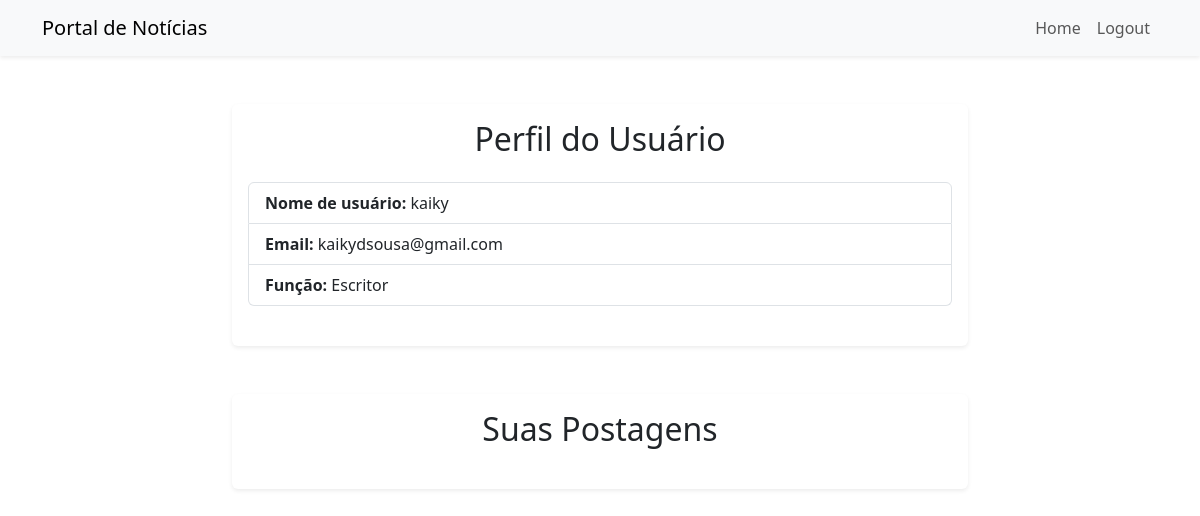
/profile/ (signed in), run on an earlier commit of the app's database.
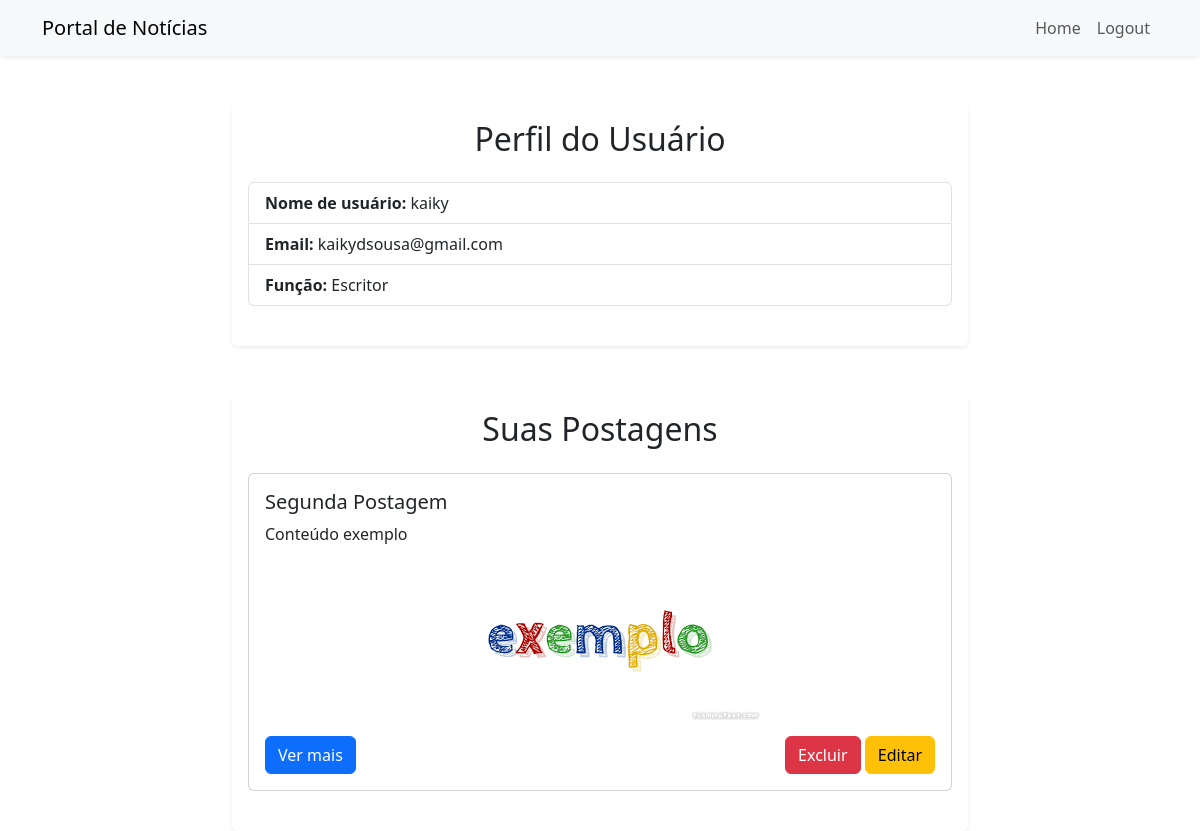
And on a later commit of the database.
### postagem/models.py (models this page shows, shortened)
class Postagem(models.Model):
    tags = models.CharField(max_length=100)
    data = models.DateTimeField(auto_now_add=True)
    titulo = models.CharField(max_length=100)
    conteudo = models.TextField()
    imagem = models.ImageField(upload_to='imagens/%Y/%m/%d', null=True, blank=True )
    autor = models.ForeignKey('home.CustomUser', on_delete=models.CASCADE)
    publicada = models.BooleanField(default=False)

### home/views.py (the view)
# urls.py: path('profile/', profile_view, name='user_profile'),
def profile_view(request):
    posts_usuario = Postagem.objects.filter(autor=request.user)
    return render(request, 'profile.html', {'user':request.user, 'postagem':Postagem.objects.all(),'post_usuario':posts_usuario})

### templates/profile.html (shortened to what this page needs)
<!DOCTYPE html>
<html lang="en">
<head>
    <link href="https://cdn.jsdelivr.net/npm/bootstrap@5.3.0-alpha1/dist/css/bootstrap.min.css" rel="stylesheet">
</head>
<body>
<nav class="navbar navbar-expand-lg navbar-light bg-light shadow-sm">
    <div class="container">
        <a class="navbar-brand" href="#">Portal de Notícias</a>
        <div class="collapse navbar-collapse" id="navbarNav">
            <ul class="navbar-nav ms-auto">
                <li class="nav-item">
                    <a class="nav-link" href="{% url 'home' %}">Home</a>
                </li>
                <li class="nav-item">
                    <a class="nav-link" href="/logout">Logout</a>
                </li>
            </ul>
        </div>
    </div>
</nav>
<div class="container mt-5">
    <div class="row justify-content-center">
        <div class="col-lg-8">
            <div class="card shadow-sm border-0">
                <div class="card-body">
                    <h2 class="card-title text-center mb-4">Perfil do Usuário</h2>
                    <ul class="list-group mb-4">
                        <li class="list-group-item"><strong>Nome de usuário:</strong> {{ user.username }}</li>
                        <li class="list-group-item"><strong>Email:</strong> {{ user.email }}</li>
                        <li class="list-group-item"><strong>Função:</strong> {{ user.role }}</li>
                    </ul>
                </div>
            </div>
        </div>
    </div>
</div>
<div class="container mt-5">
    <div class="row justify-content-center">
        <div class="col-lg-8">
            <div class="card shadow-sm border-0">
                <div class="card-body">
                    <h2 class="card-title text-center mb-4">Suas Postagens</h2>
                    {% for postagem in post_usuario %}
                        <div class="card mb-4">
                            <div class="card-body">
                                <h5 class="card-title">{{ postagem.titulo }}</h5>
                                <p class="card-text">{{ postagem.conteudo }}</p>
                                {% if postagem.imagem %}
                                    <div class="mb-3 text-center">
                                        <img src="{{ postagem.imagem.url }}" alt="Imagem da postagem" class="img-fluid rounded">
                                    </div>
                                {% endif %}
                                <div class="d-flex justify-content-between">
                                    <a href="{% url 'post_detail' postagem.id %}" class="btn btn-primary">Ver mais</a>
                                    <div>
                                        <form action="{% url 'delete_post' postagem.id %}" method="POST" style="display:inline;">
                                            <button type="submit" class="btn btn-danger" onclick="return confirm('Tem certeza que deseja excluir esta postagem?')">Excluir</button>
                                        </form>
                                        <a href="{% url 'edit_post' postagem.id %}" class="btn btn-warning">Editar</a>
                                    </div>
                                </div>
                            </div>
                        </div>
                    {% endfor %}
                </div>
            </div>
        </div>
    </div>
</div>
</body>
</html>

What changed in the data, as far as the page shows it:
added Postagem: titulo "Segunda Postagem", conteudo "Conteúdo exemplo", imagem (picture)
